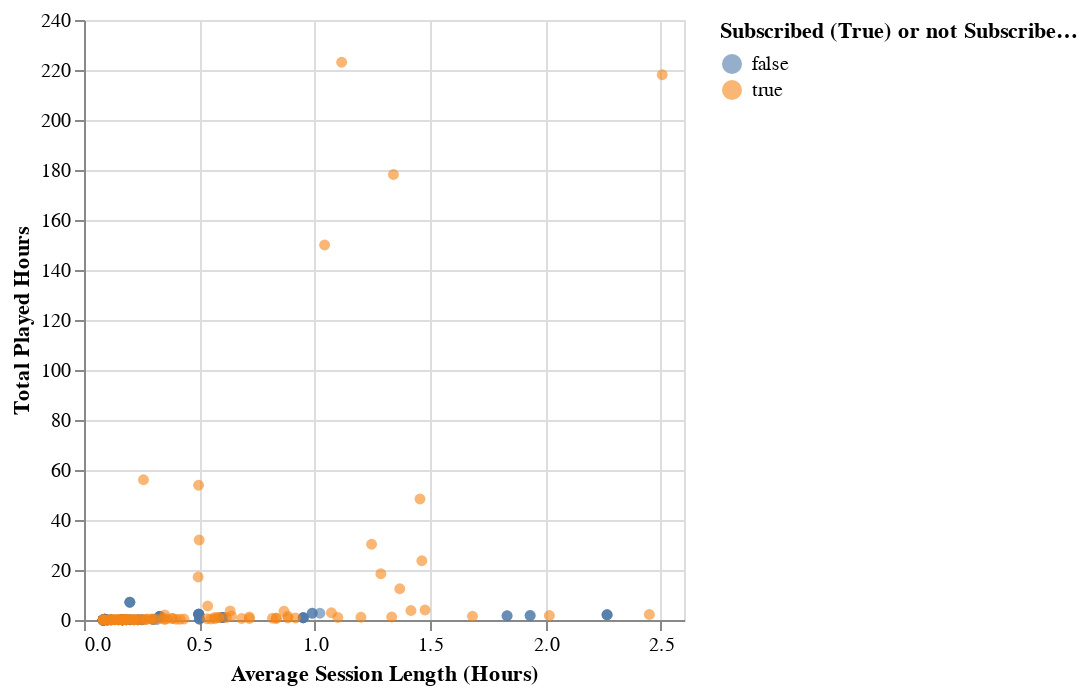

Notebook code for this chart:
### Markdown cell above
This block of code processes the players.csv and sessions.csv files, tidying their data to prepare for data analysis and classification. As mentioned above in the Methods section, the predictor variables chosen for this report are the total played hours and the mean session time per player. To attain this, a new column was made called 'session_length_hours' to store the average session length for each player. This was done by converting the datatype of the session start and end time columns in the sessions dataframe to datetime, which allows us to substract the start time of the session from the end time to get the length of that session. From there, columns that we aren't using for this report were dropped and the groupby function was applied to the hashedEmail column to group sessions by player, allowing the mean session length to be calculated and ensuring that each player corresponded to one row. The two dataframes were then merged via the 'hashedEmail' column and additional unused columns were dropped (e.g. 'individualId' and 'organizationName').

Since this report requires classification and the 'subscribe' column is the categorical variable being predicted, it's important to have a balanced number of subscribed and non subscribed observations. This ensures that the classification model doesn't consistently predict the majority class due to an imbalance between the two classes. In the merged dataset, subscribed observations outnumbered non-subscribed ones. To address this, the sample function was used to balance the dataset by matching the number of non-subscribed observations to the number of subscribed observations.

### Code cell
players_sessions_plot_2 = alt.Chart(upsampled_merged).mark_circle(opacity=0.6).encode(
    x=alt.X("session_length_hours").title('Average Session Length (Hours)').scale(zero=False),
    y=alt.Y("played_hours").title('Total Played Hours').scale(zero=False),
    color = alt.Color("subscribe").title('Subscribed (True) or not Subscribed (False)')
)
players_sessions_plot_2

### Figure 1 — Vega specification as saved in the notebook (floating-point values rounded to 4 significant figures; data arrays with more than 128 entries replaced by an {"elided": "..."} marker saying what was removed)
{"$schema": "https://vega.github.io/schema/vega/v5.json", "data": [{"name": "source_0", "values": {"elided": "186 records"}}, {"name": "source_0_x_domain_session_length_hours", "values": [{"min": 0.08333, "max": 2.506}]}, {"name": "source_0_y_domain_played_hours", "values": [{"min": 0.0, "max": 223.1}]}, {"name": "source_0_color_domain_subscribe", "values": [{"subscribe": false}, {"subscribe": true}]}], "marks": [{"type": "symbol", "name": "marks", "from": {"data": "source_0"}, "encode": {"update": {"opacity": {"value": 0.6}, "y": {"field": "played_hours", "scale": "y"}, "shape": {"value": "circle"}, "x": {"field": "session_length_hours", "scale": "x"}, "fill": {"field": "subscribe", "scale": "color"}}}, "style": ["circle"]}], "scales": [{"name": "x", "type": "linear", "domain": [{"signal": "(data(\"source_0_x_domain_session_length_hours\")[0] || {}).min"}, {"signal": "(data(\"source_0_x_domain_session_length_hours\")[0] || {}).max"}], "range": [0, {"signal": "width"}], "zero": false, "nice": true}, {"name": "y", "type": "linear", "domain": [{"signal": "(data(\"source_0_y_domain_played_hours\")[0] || {}).min"}, {"signal": "(data(\"source_0_y_domain_played_hours\")[0] || {}).max"}], "range": [{"signal": "height"}, 0], "nice": true, "zero": false}, {"name": "color", "type": "ordinal", "domain": {"data": "source_0_color_domain_subscribe", "field": "subscribe", "sort": true}, "range": "category"}], "axes": [{"scale": "x", "labels": false, "ticks": false, "maxExtent": 0, "minExtent": 0, "domain": false, "tickCount": {"signal": "ceil(width/40)"}, "zindex": 0, "aria": false, "gridScale": "y", "grid": true, "orient": "bottom"}, {"scale": "y", "gridScale": "x", "aria": false, "ticks": false, "orient": "left", "domain": false, "grid": true, "maxExtent": 0, "zindex": 0, "labels": false, "minExtent": 0, "tickCount": {"signal": "ceil(height/40)"}}, {"scale": "x", "grid": false, "title": "Average Session Length (Hours)", "labelFlush": true, "labelOverlap": true, "orient": "bottom", "tickCount": {"signal": "ceil(width/40)"}, "zindex": 0}, {"scale": "y", "grid": false, "orient": "left", "title": "Total Played Hours", "labelOverlap": true, "zindex": 0, "tickCount": {"signal": "ceil(height/40)"}}], "background": "white", "padding": 5, "height": 300, "legends": [{"title": "Subscribed (True) or not Subscribed (False)", "fill": "color", "symbolType": "circle", "encode": {"symbols": {"update": {"opacity": {"value": 0.6}}}}}], "style": "cell", "width": 300}
